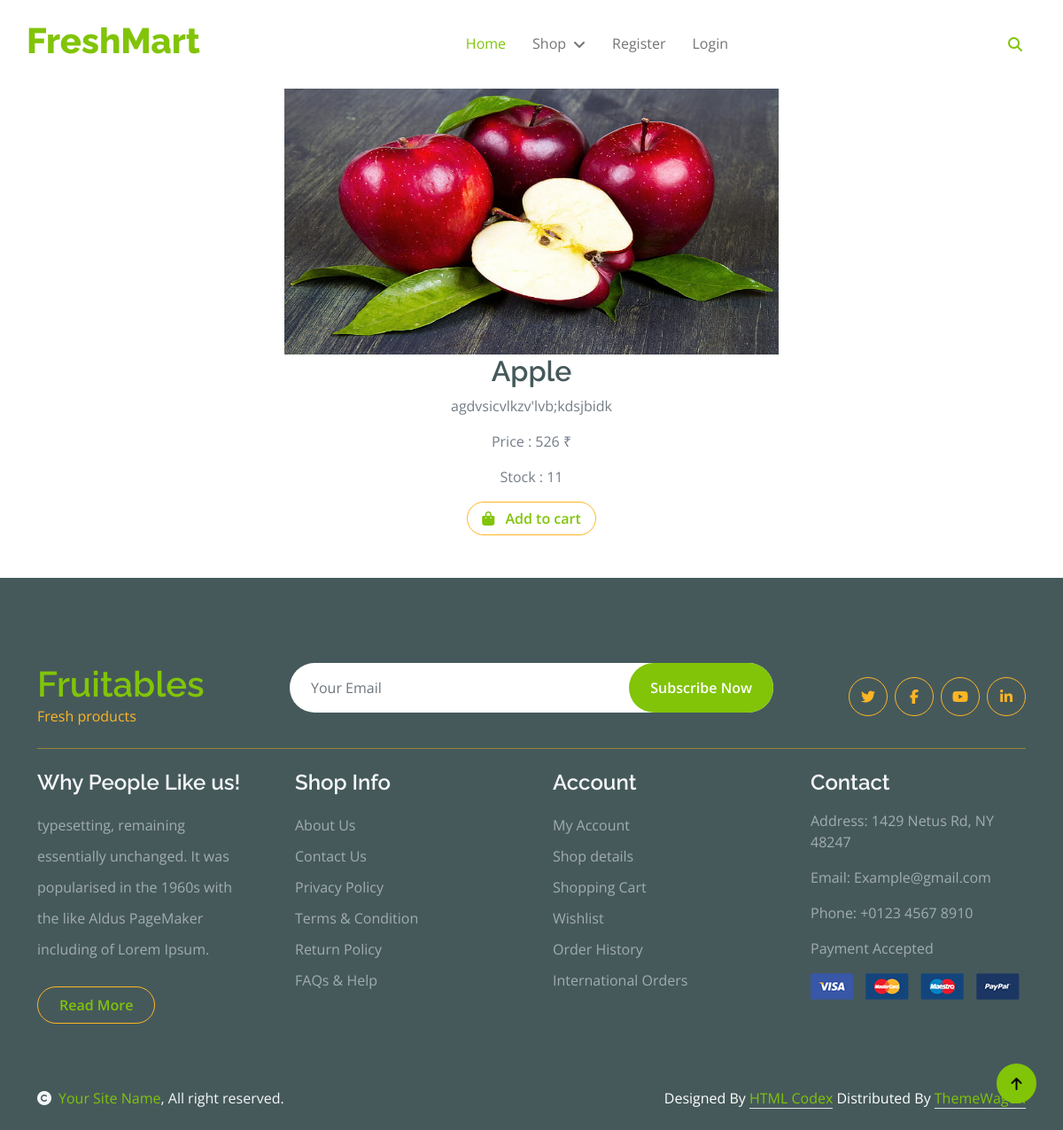
The page /details/1 on the database its author committed.
### shop/models.py (models this page shows)
class Product(models.Model):
    name=models.CharField(max_length=20)
    image=models.ImageField(upload_to="products")
    desc=models.TextField()
    price=models.IntegerField()
    stock=models.IntegerField()
    available=models.BooleanField(default=True)
    created=models.DateTimeField(auto_now_add=True)  #one time
    updated=models.DateTimeField(auto_now=True)   #each time we update record
    category=models.ForeignKey(Category,on_delete=models.CASCADE)   #foreignkey referrence to category table

### shop/views.py (the view)
# urls.py: path('details/<int:i>',views.productdetail,name="details"),
def productdetail(request,i):
    p=Product.objects.get(id=i)
    context={'pro':p}
    return render(request,'details.html',context)

### cart/context_processors.py (called while the page is built)
def count_item(request):
    count=0
    if request.user.is_authenticated:
        u=request.user
        c=Cart.objects.filter(user=u)
        for i in c:
            count+=i.quantity
    return {'count':count}

### shop/context_processors.py (called while the page is built)
def links(request):
    c=Category.objects.all()
    return {'links':c}

### template/details.html
{% extends 'base.html' %}
{% load static %}
{% block content %}
	<div class="abt-section mb-150">
		<div class="container">
			<div class="abt-bg ">
				<center>
					<img src="{{pro.image.url}}" height="300px" width="50%" alt="...">
				</center>
			</div>
			<div class="abt-text text-center">
				<h2>{{pro.name}}</h2>
				<p>{{pro.desc}}</p>
				<p>Price : {{pro.price}} ₹</p>
				<p>Stock : {{pro.stock}}</p>
				{% if user.is_superuser %}
				{% if pro.stock > 0 %}
				<p>Product in Stock</p>
				<a href="{% url 'shop:addstock' pro.id %}" class="btn border border-secondary rounded-pill px-3 text-primary"><i class="fa fa-shopping-bag me-2 text-primary"></i> Add Stock</a>
				{% else%}
				<p>Product out of Stock</p>
				<a href="{% url 'shop:addstock' pro.id %}" class="btn border border-secondary rounded-pill px-3 text-primary"><i class="fa fa-shopping-bag me-2 text-primary"></i> Add Stock</a>
				{% endif %}
				{% else %}
				{% if pro.stock > 0 %}
				<a href="{% url 'cart:addcart' pro.id %}" class="btn border border-secondary rounded-pill px-3 text-primary"><i class="fa fa-shopping-bag me-2 text-primary"></i> Add to cart</a>
				{% else%}
				<p>Product out of Stock</p>
				{% endif %}
				{% endif %}
			</div>
		</div>
	</div>
{% endblock %}

### static/css/style.css (style rules this page uses)
.btn { font-weight: 600; transition: .5s; }
.btn.border-secondary { transition: 0.5s; }

### rows shown on the page
Product: image (picture), name "Apple", desc "agdvsicvlkzv'lvb;kdsjbidk", price "526", stock "11"
